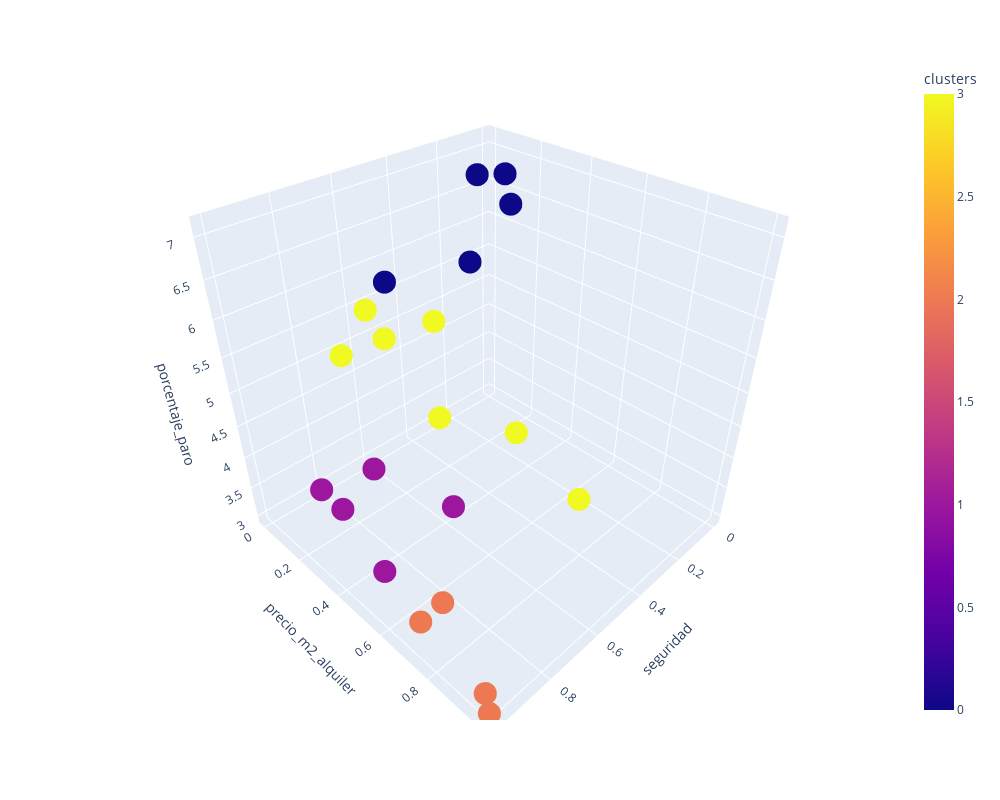

The cell this chart's notebook holds for it:
### Markdown cell above
### Visualizacion

### Code cell
fig = px.scatter_3d(combinada_scaler, x='seguridad', y='precio_m2_alquiler', z='porcentaje_paro', color ='clusters')
fig.update_layout(
    autosize=False,
    width=1000,

    height=800)
fig.show()

### Figure 1 — Plotly figure (JSON) as saved in the notebook; plotly's stock layout.template omitted (floating-point values rounded to 4 significant figures)
{"data": [{"hovertemplate": "seguridad=%{x}<br>precio_m2_alquiler=%{y}<br>porcentaje_paro=%{z}<br>clusters=%{marker.color}<extra></extra>", "legendgroup": "", "marker": {"color": [1, 1, 0, 3, 2, 2, 3, 1, 1, 3, 1, 3, 0, 2, 2, 3, 3, 0, 3, 0, 0], "coloraxis": "coloraxis", "symbol": "circle"}, "mode": "markers", "name": "", "scene": "scene", "showlegend": false, "type": "scatter3d", "x": [0.7234, 0.8936, 0.2553, 0.7021, 0.9362, 0.9787, 0.5745, 0.8723, 0.766, 0.4468, 0.9149, 0.7234, 0.2553, 0.8723, 1, 0.5957, 0.5319, 0.08511, 0.5532, 0.5319, 0], "y": [0.5783, 0.1566, 0.1687, 1.0, 0.6627, 0.9639, 0.3614, 0.2289, 0.2651, 0.2048, 0.4819, 0.09639, 0.2048, 0.6867, 1.0, 0.1446, 0.6386, 0.1807, 0, 0.08434, 0.07229], "z": [4, 3.6, 5.9, 5.2, 3, 3.1, 4.5, 3.4, 3.9, 5.4, 3.2, 5.2, 7.1, 3.2, 3, 5.3, 4.8, 6.5, 5.4, 5.9, 6.7]}], "layout": {"autosize": false, "coloraxis": {"colorbar": {"title": {"text": "clusters"}}, "colorscale": [[0, "#0d0887"], [0.1111, "#46039f"], [0.2222, "#7201a8"], [0.3333, "#9c179e"], [0.4444, "#bd3786"], [0.5556, "#d8576b"], [0.6667, "#ed7953"], [0.7778, "#fb9f3a"], [0.8889, "#fdca26"], [1, "#f0f921"]]}, "height": 800, "legend": {"tracegroupgap": 0}, "margin": {"t": 60}, "scene": {"domain": {"x": [0, 1], "y": [0, 1]}, "xaxis": {"title": {"text": "seguridad"}}, "yaxis": {"title": {"text": "precio_m2_alquiler"}}, "zaxis": {"title": {"text": "porcentaje_paro"}}}, "width": 1000}}
